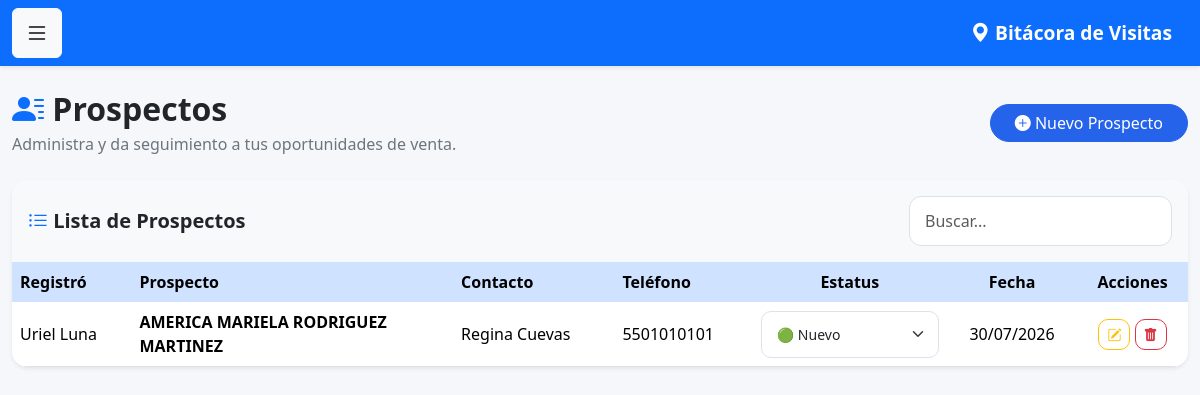
/prospectos (signed in), run on the app's committed database.
### models.py (models this page shows)
class Prospecto(db.Model):
    __tablename__ = 'prospectos'
    id = db.Column(
        db.Integer,
        primary_key=True
    )
    nombre = db.Column(
        db.String(200),
        nullable=False
    )
    contacto = db.Column(
        db.String(150)
    )
    telefono = db.Column(
        db.String(50)
    )
    direccion = db.Column(
        db.Text
    )
    observaciones = db.Column(
        db.Text
    )
    estatus = db.Column(
        db.String(50),
        default='Nuevo'
    )
    usuario_id = db.Column(
        db.Integer,
        db.ForeignKey('usuarios.id')
    )
    fecha_registro = db.Column(
        db.DateTime,
        default=datetime.utcnow
    )
    usuario = db.relationship(
        'Usuario',
        backref='prospectos'
    )
    latitud = db.Column(
    db.String(50)
    )
    longitud = db.Column(
        db.String(50)
    )

class Usuario(UserMixin, db.Model):
    __tablename__ = 'usuarios'
    id = db.Column(db.Integer, primary_key=True)
    nombre = db.Column(db.String(100), nullable=False)
    correo = db.Column(db.String(120), unique=True, nullable=False)
    password = db.Column(db.String(500), nullable=False)
    rol = db.Column(db.String(20), default='vendedor')
    activo = db.Column(db.Boolean, default=True)

### app.py (the view)
@app.route('/prospectos')
@login_required
def prospectos():
    if current_user.rol in ['admin', 'supervisor']:
        prospectos = Prospecto.query.order_by(
            Prospecto.fecha_registro.desc()
        ).all()
    else:
        prospectos = Prospecto.query.filter_by(
            usuario_id=current_user.id
        ).order_by(
            Prospecto.fecha_registro.desc()
        ).all()
    return render_template(
        'prospectos.html',
        prospectos=prospectos
    )

### app.py (called while the page is built)
@login_manager.user_loader
def load_user(user_id):
    return Usuario.query.get(int(user_id))

### templates/prospectos.html (shortened to what this page needs)
{% extends 'base.html' %}
{% block contenido %}
<div class="d-flex justify-content-between align-items-center mb-4">
    <div>
        <h2 class="fw-bold mb-1">
            <i class="bi bi-person-lines-fill text-primary"></i>
            Prospectos
        </h2>
        <p class="text-muted mb-0">
            Administra y da seguimiento a tus oportunidades de venta.
        </p>
    </div>
    <a href="{{ url_for('nuevo_prospecto') }}"
       class="btn btn-primary rounded-pill px-4">
        <i class="bi bi-plus-circle-fill"></i>
        Nuevo Prospecto
    </a>
</div>
<div class="card shadow-sm border-0 rounded-4">
    <div class="card-header bg-light py-3">
        <div class="d-flex justify-content-between align-items-center">
            <h5 class="mb-0">
                <i class="bi bi-list-ul text-primary"></i>
                Lista de Prospectos
            </h5>
            <input
                id="buscarProspecto"
                class="form-control w-auto"
                placeholder="Buscar...">
        </div>
    </div>
    <div class="table-responsive">
        <table class="table table-hover align-middle mb-0" id="tablaProspectos">
            <thead class="table-primary">
                <tr>
                    <th>Registró</th>
                    <th>Prospecto</th>
                    <th>Contacto</th>
                    <th>Teléfono</th>
                    <th class="text-center">Estatus</th>
                    <th class="text-center">Fecha</th>
                    <th class="text-center">Acciones</th>
                </tr>
            </thead>
            <tbody>
            {% for p in prospectos %}
                <tr>
                    <td>
                        <div class="d-flex align-items-center">
                            {{ p.usuario.nombre }}
                        </div>
                    </td>
                    <td>
                        <strong>
                            {{ p.nombre }}
                        </strong>
                    </td>
                    <td>
                        {{ p.contacto }}
                    </td>
                    <td>
                        {{ p.telefono }}
                    </td>
                    <td class="text-center">
                        <form
                            method="POST"
                            action="{{ url_for('cambiar_estatus_prospecto', id=p.id) }}">
                            <select
                                name="estatus"
                                class="form-select form-select-sm"
                                onchange="this.form.submit()">
                                <option value="Nuevo"
                                    {% if p.estatus == 'Nuevo' %}selected{% endif %}>
                                    🟢 Nuevo
                                </option>
                            </select>
                        </form>
                    </td>
                    <td class="text-center">
                        {% if p.fecha_registro %}
                            {{ p.fecha_registro.strftime('%d/%m/%Y') }}
                        {% else %}
                            —
                        {% endif %}
                    </td>
                    <td class="text-center">
                        <a
                            href="{{ url_for('editar_prospecto', id=p.id) }}"
                            class="btn btn-outline-warning btn-sm"
                            title="Editar">
                            <i class="bi bi-pencil-square"></i>
                        </a>
                        {% if current_user.rol == 'admin' %}
                        <a
                            href="{{ url_for('eliminar_prospecto', id=p.id) }}"
                            class="btn btn-outline-danger btn-sm"
                            onclick="return confirm('¿Eliminar este prospecto?');"
                            title="Eliminar">
                            <i class="bi bi-trash-fill"></i>
                        </a>
                        {% endif %}
                    </td>
                </tr>
            {% endfor %}
            </tbody>
        </table>
    </div>
</div>
{% endblock %}

### static/css/style.css (style rules this page uses)
body { background: #f5f7fb; font-family: "Segoe UI", Roboto, Helvetica, Arial, sans-serif; color: #212529; }
h1, h2, h3, h4, h5 { font-weight: 700; }
.text-muted { color: #6c757d !important; }
.card { border: none; border-radius: 18px; overflow: hidden; box-shadow: 0 6px 18px rgba(0,0,0,.08); }
.card-header { border: none; }
.form-control, .form-select { border-radius:12px; padding:12px 15px; border:1px solid #dee2e6; transition:.25s; }
.btn { transition:.25s; }
.btn-primary { background:#2563eb; border-color:#2563eb; }
.table { margin-bottom:0; }
.table thead th { font-weight:600; border:none; }
.table-hover tbody tr { transition:.25s; }
.table td, .table th { vertical-align:middle; }
.btn-sm { border-radius:10px; }
.form-select-sm { border-radius:10px; }
.table td { max-width:250px; }
.table td:nth-child(4) { white-space:normal; }

### data on the page
Prospecto: usuario.nombre "Uriel Luna", nombre "AMERICA MARIELA RODRIGUEZ MARTINEZ", contacto "Regina Cuevas", telefono "5501010101", estatus "🟢 Nuevo", fecha_registro "30/07/2026"
